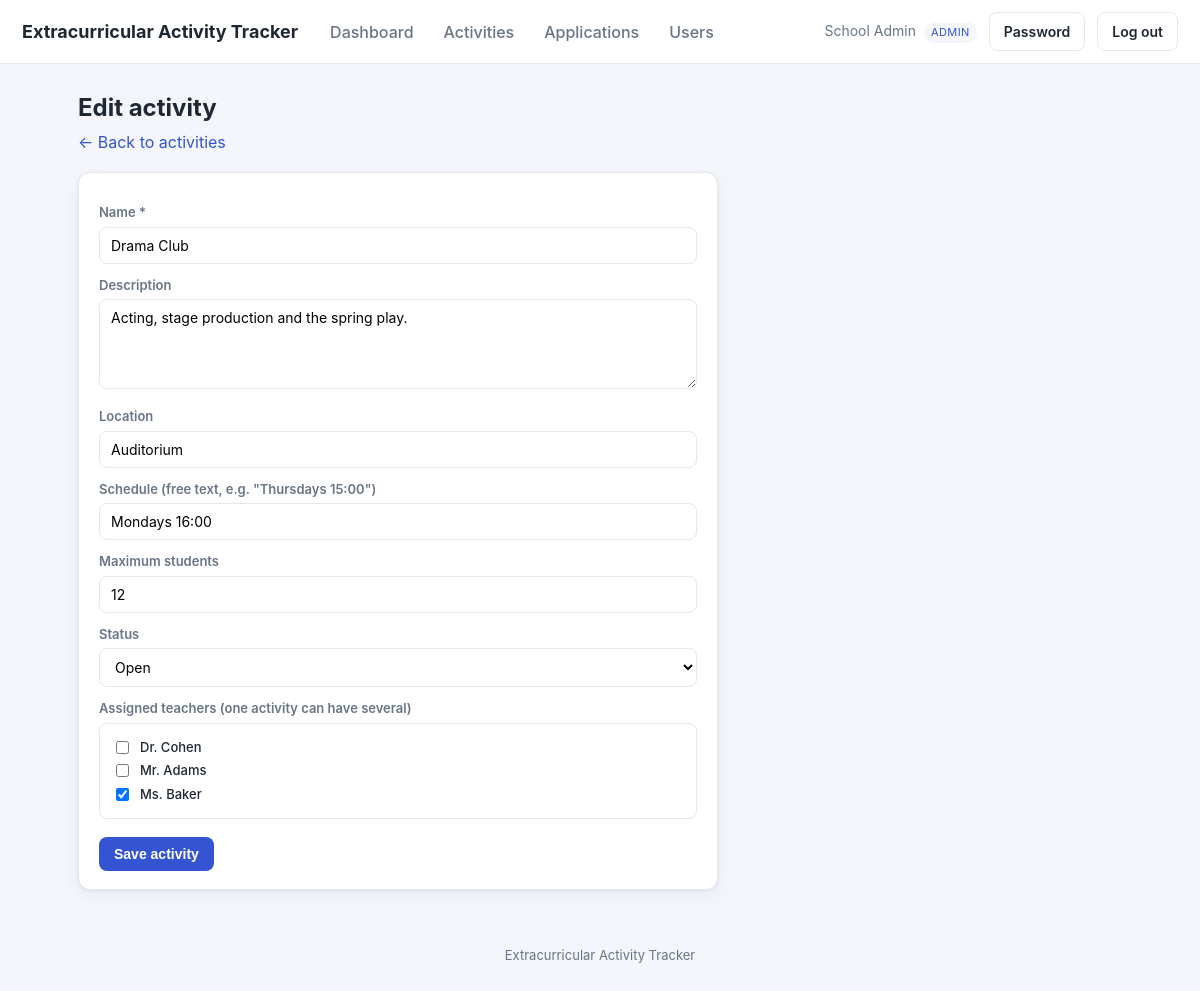
Page /activity_edit.php?id=2 (signed in) on the committed database.
### tables this page shows
CREATE TABLE users (
  id          INT AUTO_INCREMENT PRIMARY KEY,
  name        VARCHAR(120) NOT NULL,
  email       VARCHAR(190) NOT NULL UNIQUE,
  password    VARCHAR(255) NOT NULL,
  role        ENUM('admin','teacher','student') NOT NULL,
  grade_class VARCHAR(40) DEFAULT NULL,         
  active      TINYINT(1) NOT NULL DEFAULT 1,
  must_change_password TINYINT(1) NOT NULL DEFAULT 0,
  created_at  DATETIME NOT NULL DEFAULT CURRENT_TIMESTAMP
);

CREATE TABLE activities (
  id            INT AUTO_INCREMENT PRIMARY KEY,
  name          VARCHAR(150) NOT NULL,
  description   TEXT,
  location      VARCHAR(150) DEFAULT NULL,
  schedule_text VARCHAR(150) DEFAULT NULL,      
  max_students  INT NOT NULL DEFAULT 20,
  status        ENUM('open','closed','archived') NOT NULL DEFAULT 'open',
  created_by    INT DEFAULT NULL,
  created_at    DATETIME NOT NULL DEFAULT CURRENT_TIMESTAMP,
  CONSTRAINT fk_act_creator FOREIGN KEY (created_by) REFERENCES users(id) ON DELETE SET NULL
);

### includes/functions.php (called while the page is built, shortened)
<?php
function e(?string $s): string {
    return htmlspecialchars($s ?? '', ENT_QUOTES, 'UTF-8');
}

### includes/db.php (called while the page is built, shortened)
<?php
function db(): PDO {
    static $pdo = null;
    if ($pdo === null) {
        $dsn = 'mysql:host=' . DB_HOST . ';dbname=' . DB_NAME . ';charset=utf8mb4';
        try {
            $pdo = new PDO($dsn, DB_USER, DB_PASS, [
                PDO::ATTR_ERRMODE            => PDO::ERRMODE_EXCEPTION,
                PDO::ATTR_DEFAULT_FETCH_MODE => PDO::FETCH_ASSOC,
                PDO::ATTR_EMULATE_PREPARES   => false,
            ]);
        } catch (PDOException $e) {
            http_response_code(500);
            die('Database connection failed. Check config.php. '
                . (DEBUG ? '(' . htmlspecialchars($e->getMessage()) . ')' : ''));
        }
    }
    return $pdo;
}

### includes/auth.php (called while the page is built, shortened)
<?php
require_once __DIR__ . '/db.php';
require_once __DIR__ . '/functions.php';
function current_user(): ?array {
    static $u = null;
    if ($u === null) {
        $st = db()->prepare('SELECT * FROM users WHERE id=? AND active=1');
        $st->execute([$_SESSION['uid']]);
        $u = $st->fetch() ?: null;
    }
    return $u;
}
function require_login(): array {
    $u = current_user();
    return $u;
}
function require_role(string ...$roles): array {
    $u = require_login();
    return $u;
}
function is_admin(array $u): bool   { return $u['role'] === 'admin'; }

### activity_edit.php (the view, shortened to what this page needs)
<?php
require_once __DIR__ . '/includes/auth.php';
$u = require_role('admin', 'teacher');
$id = isset($_GET['id']) ? (int)$_GET['id'] : 0;
$editing = $id > 0;
$activity = ['name'=>'','description'=>'','location'=>'','schedule_text'=>'','max_students'=>20,'status'=>'open'];
$assigned = [];
if ($editing) {
    $st = db()->prepare("SELECT * FROM activities WHERE id=?");
    $st->execute([$id]);
    $activity = $st->fetch();
    $st = db()->prepare("SELECT teacher_id FROM activity_teachers WHERE activity_id=?");
    $st->execute([$id]);
    $assigned = array_map('intval', array_column($st->fetchAll(), 'teacher_id'));
}
$teachers = db()->query("SELECT id, name FROM users WHERE role='teacher' AND active=1 ORDER BY name")->fetchAll();
include __DIR__ . '/includes/header.php';
?>
<h1><?= $editing ? 'Edit activity' : 'New activity' ?></h1>
<p class="sub"><a href="activities.php">&larr; Back to activities</a></p>
<div class="card" style="max-width:640px">
  <form method="post">
    <label>Name *</label>
    <input name="name" required value="<?= e($activity['name']) ?>">
    <label>Description</label>
    <textarea name="description"><?= e($activity['description']) ?></textarea>
    <label>Location</label>
    <input name="location" value="<?= e($activity['location']) ?>">
    <label>Schedule (free text, e.g. "Thursdays 15:00")</label>
    <input name="schedule_text" value="<?= e($activity['schedule_text']) ?>">
    <label>Maximum students</label>
    <input type="number" name="max_students" min="1" value="<?= (int)$activity['max_students'] ?>">
    <label>Status</label>
    <select name="status">
      <?php foreach (['open','closed','archived'] as $s): ?>
        <option value="<?= $s ?>" <?= $activity['status']===$s?'selected':'' ?>><?= ucfirst($s) ?></option>
      <?php endforeach; ?>
    </select>
    <?php if (is_admin($u)): ?>
      <label>Assigned teachers (one activity can have several)</label>
      <div style="border:1px solid var(--line);border-radius:8px;padding:10px 12px">
        <?php foreach ($teachers as $t): ?>
          <label style="display:flex;align-items:center;gap:8px;margin:4px 0;font-weight:500;color:var(--ink)">
            <input class="inline" type="checkbox" name="teachers[]" value="<?= (int)$t['id'] ?>"
              <?= in_array((int)$t['id'], $assigned, true)?'checked':'' ?>> <?= e($t['name']) ?>
          </label>
        <?php endforeach; ?>
      </div>
    <?php else: ?>
      <p class="muted" style="margin-top:14px">Teacher assignments are managed by an admin.</p>
    <?php endif; ?>
    <div style="margin-top:18px"><button class="btn">Save activity</button></div>
  </form>
</div>
<?php include __DIR__ . '/includes/footer.php'; ?>

### includes/header.php (shortened to what this page needs)
<?php
$u = $u ?? current_user();
?><!DOCTYPE html>
<html lang="en">
<head>
<link rel="stylesheet" href="assets/style.css">
</head>
<body>
<header class="topbar">
  <a class="brand" href="dashboard.php"><?= e(APP_NAME) ?></a>
  <?php if ($u): ?>
  <nav class="mainnav">
    <a href="dashboard.php">Dashboard</a>
    <a href="activities.php">Activities</a>
    <?php if (is_admin($u) || is_teacher($u)): ?>
      <a href="applications.php">Applications</a>
    <?php endif; ?>
    <?php if (is_admin($u)): ?>
      <a href="users.php">Users</a>
    <?php endif; ?>
  </nav>
  <div class="userbox">
    <span class="uname"><?= e($u['name']) ?> <span class="role"><?= e($u['role']) ?></span></span>
    <a class="btn btn-ghost" href="change_password.php">Password</a>
    <a class="btn btn-ghost" href="logout.php">Log out</a>
  </div>
  <?php endif; ?>
</header>
<main class="container">

### assets/style.css (style rules this page uses)
:root { --bg:#f4f6fb; --card:#fff; --ink:#1f2733; --muted:#697586; --line:#e3e8f0; --brand:#3454d1; --brand-d:#2740a8; --ok:#1c8a4e; --warn:#b7791f; --bad:#c23b3b; --radius:12px; --shadow:0 1px 3px rgba(20,30,60,.08),0 6px 18px rgba(20,30,60,.05); }
* { box-sizing:border-box }
body { margin:0;font-family:-apple-system,Segoe UI,Roboto,Helvetica,Arial,sans-serif; background:var(--bg);color:var(--ink);line-height:1.5 }
a { color:var(--brand);text-decoration:none }
.topbar { display:flex;align-items:center;gap:20px;background:var(--card); padding:12px 22px;border-bottom:1px solid var(--line);flex-wrap:wrap }
.brand { font-weight:700;font-size:18px;color:var(--ink) }
.mainnav { display:flex;gap:6px;flex:1;flex-wrap:wrap }
.mainnav a { padding:7px 12px;border-radius:8px;color:var(--muted);font-weight:500 }
.userbox { display:flex;align-items:center;gap:12px }
.uname { font-size:14px;color:var(--muted) }
.role { display:inline-block;font-size:11px;text-transform:uppercase;letter-spacing:.04em; background:var(--bg);color:var(--brand);padding:2px 7px;border-radius:20px;margin-left:4px }
.container { max-width:1080px;margin:26px auto;padding:0 18px }
h1 { font-size:24px;margin:0 0 4px }
.sub { color:var(--muted);margin:0 0 18px }
.card { background:var(--card);border:1px solid var(--line);border-radius:var(--radius); padding:18px 20px;box-shadow:var(--shadow);margin-bottom:16px }
.btn { display:inline-block;border:1px solid transparent;background:var(--brand);color:#fff; padding:8px 14px;border-radius:8px;font-size:14px;cursor:pointer;font-weight:600 }
.btn-ghost { background:transparent;border-color:var(--line);color:var(--ink) }
label { display:block;font-size:13px;color:var(--muted);margin:12px 0 4px;font-weight:600 }
input,select,textarea { width:100%;padding:9px 11px;border:1px solid var(--line); border-radius:8px;font-size:14px;font-family:inherit;background:#fff }
textarea { min-height:90px;resize:vertical }
.inline { display:inline;width:auto }

### rows in the picture
users: name "School Admin", role "ADMIN"
activities: name "Drama Club", description "Acting, stage production and the spring play.", location "Auditorium", schedule_text "Mondays 16:00", max_students "12", status "Open"
users: name "Dr. Cohen"
users: name "Mr. Adams"
users: id "☑", name "Ms. Baker"

### other values in the picture
APP_NAME "Extracurricular Activity Tracker"
